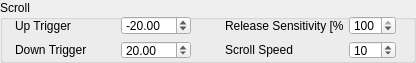
    <widget class="QGroupBox" name="groupBox_7">
     <property name="geometry">
      <rect>
       <x>0</x>
       <y>192</y>
       <width>416</width>
       <height>63</height>
      </rect>
     </property>
     <property name="title">
      <string>Scroll</string>
     </property>
     <widget class="QWidget" name="gridLayoutWidget_4">
      <property name="geometry">
       <rect>
        <x>15</x>
        <y>16</y>
        <width>176</width>
        <height>43</height>
       </rect>
      </property>
      <layout class="QGridLayout" name="gridLayout_4">
       <item row="0" column="1">
        <widget class="QDoubleSpinBox" name="spinbox_scroll_up_trigger">
         <property name="sizePolicy">
          <sizepolicy hsizetype="Fixed" vsizetype="Fixed">
           <horstretch>0</horstretch>
           <verstretch>0</verstretch>
          </sizepolicy>
         </property>
         <property name="maximumSize">
          <size>
           <width>70</width>
           <height>16777215</height>
          </size>
         </property>
         <property name="locale">
          <locale language="English" country="UnitedStates"/>
         </property>
         <property name="minimum">
          <double>-1000.000000000000000</double>
         </property>
         <property name="maximum">
          <double>1000.000000000000000</double>
         </property>
         <property name="singleStep">
          <double>1.000000000000000</double>
         </property>
         <property name="value">
          <double>-20.000000000000000</double>
         </property>
        </widget>
       </item>
       <item row="1" column="0">
        <widget class="QLabel" name="label_30">
         <property name="text">
          <string>Down Trigger</string>
         </property>
        </widget>
       </item>
       <item row="0" column="0">
        <widget class="QLabel" name="label_28">
         <property name="text">
          <string>Up Trigger</string>
         </property>
        </widget>
       </item>
       <item row="1" column="1">
        <widget class="QDoubleSpinBox" name="spinbox_scroll_down_trigger">
         <property name="sizePolicy">
          <sizepolicy hsizetype="Fixed" vsizetype="Fixed">
           <horstretch>0</horstretch>
           <verstretch>0</verstretch>
          </sizepolicy>
         </property>
         <property name="maximumSize">
          <size>
           <width>70</width>
           <height>16777215</height>
          </size>
         </property>
         <property name="locale">
          <locale language="English" country="UnitedStates"/>
         </property>
         <property name="minimum">
          <double>-1000.000000000000000</double>
         </property>
         <property name="maximum">
          <double>1000.000000000000000</double>
         </property>
         <property name="singleStep">
          <double>1.000000000000000</double>
         </property>
         <property name="value">
          <double>20.000000000000000</double>
         </property>
        </widget>
       </item>
      </layout>
     </widget>
     <widget class="QWidget" name="gridLayoutWidget_5">
      <property name="geometry">
       <rect>
        <x>225</x>
        <y>16</y>
        <width>171</width>
        <height>43</height>
       </rect>
      </property>
      <layout class="QGridLayout" name="gridLayout_5">
       <item row="0" column="0">
        <widget class="QLabel" name="label_37">
         <property name="text">
          <string>Release Sensitivity [%]</string>
         </property>
        </widget>
       </item>
       <item row="0" column="1">
        <widget class="QDoubleSpinBox" name="spinbox_scroll_release_sensitivity">
         <property name="sizePolicy">
          <sizepolicy hsizetype="Fixed" vsizetype="Fixed">
           <horstretch>0</horstretch>
           <verstretch>0</verstretch>
          </sizepolicy>
         </property>
         <property name="maximumSize">
          <size>
           <width>50</width>
           <height>16777215</height>
          </size>
         </property>
         <property name="locale">
          <locale language="English" country="UnitedStates"/>
         </property>
         <property name="decimals">
          <number>0</number>
         </property>
         <property name="minimum">
          <double>0.000000000000000</double>
         </property>
         <property name="maximum">
          <double>100.000000000000000</double>
         </property>
         <property name="singleStep">
          <double>1.000000000000000</double>
         </property>
         <property name="value">
          <double>100.000000000000000</double>
         </property>
        </widget>
       </item>
       <item row="1" column="1">
        <widget class="QSpinBox" name="spinbox_scroll_speed">
         <property name="sizePolicy">
          <sizepolicy hsizetype="Fixed" vsizetype="Fixed">
           <horstretch>0</horstretch>
           <verstretch>0</verstretch>
          </sizepolicy>
         </property>
         <property name="maximumSize">
          <size>
           <width>50</width>
           <height>16777215</height>
          </size>
         </property>
         <property name="minimum">
          <number>1</number>
         </property>
         <property name="maximum">
          <number>100</number>
         </property>
         <property name="singleStep">
          <number>1</number>
         </property>
         <property name="value">
          <number>10</number>
         </property>
        </widget>
       </item>
       <item row="1" column="0">
        <widget class="QLabel" name="label_39">
         <property name="text">
          <string>Scroll Speed</string>
         </property>
        </widget>
       </item>
      </layout>
     </widget>
    </widget>
